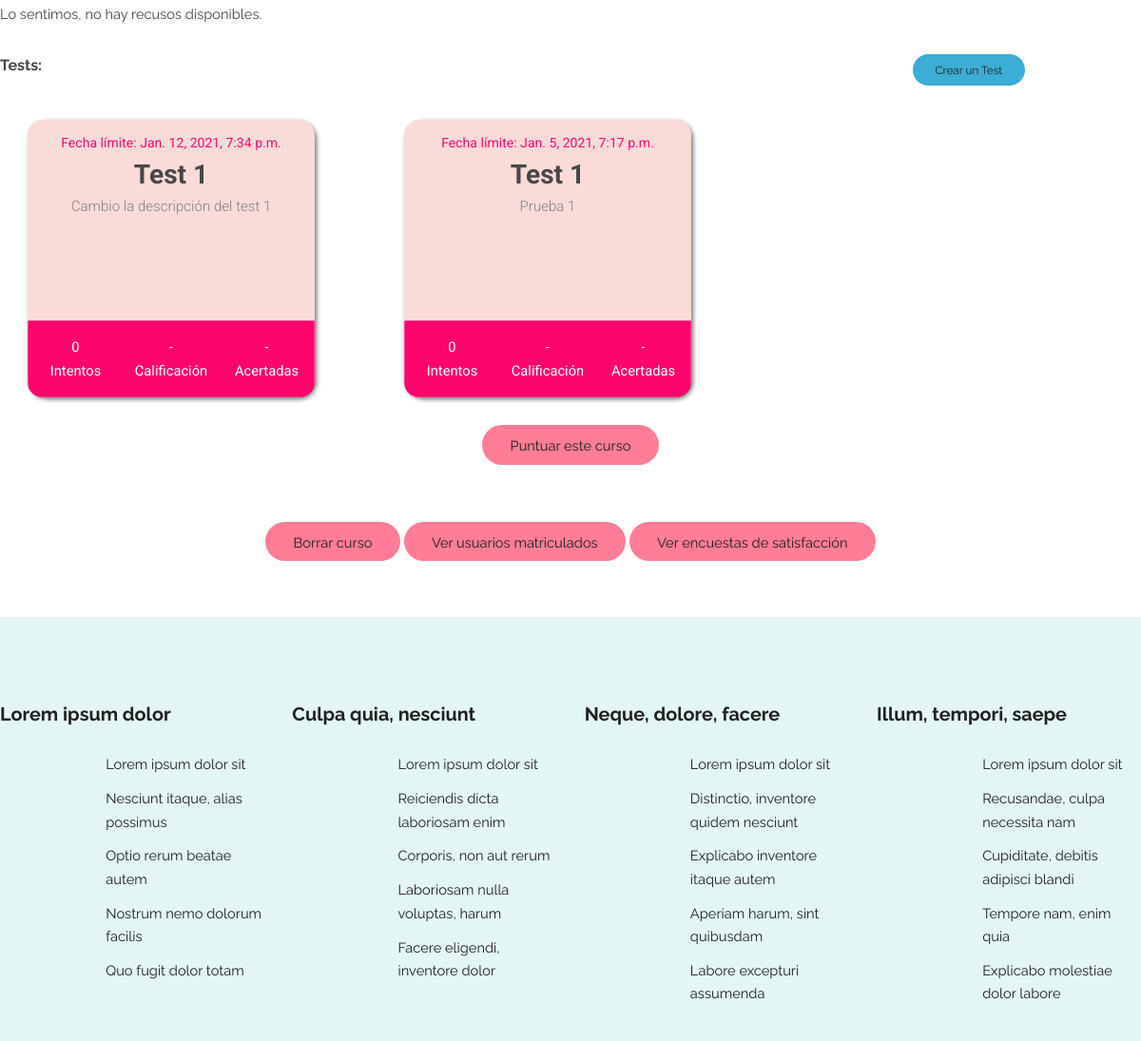
The app's page /courses/1/ (signed in, middle part), older data.
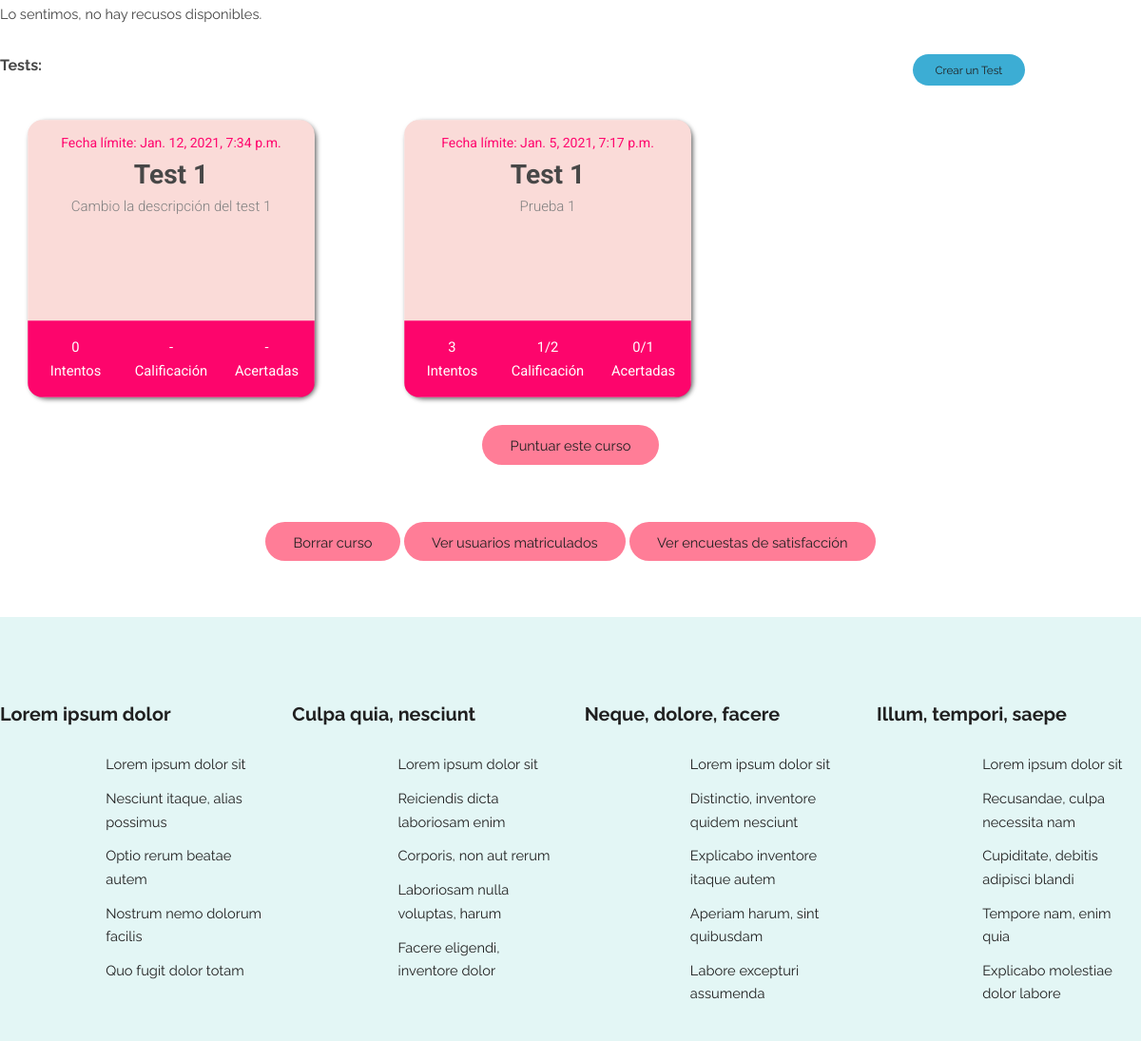
The same page, newer data.
### quiz/models.py (models this page shows, shortened)
class Quiz(models.Model):
    title = models.CharField(max_length=50)
    description = models.CharField(max_length=1000, blank=True, null=True)
    maximum_date = models.DateTimeField(verbose_name="Maximum Date", null=True, blank=True)
    repeatable = models.BooleanField()
    show_qualification = models.BooleanField(default=False)
    show_quiz = models.BooleanField(default=False)
    activity = models.ForeignKey(Activity, on_delete=models.CASCADE, null=True, blank=True)
    course = models.ForeignKey(Course, on_delete=models.CASCADE, null=True, blank=True)
    class Meta:
        constraints = [
            models.CheckConstraint(
                check = (
                    models.Q(activity__isnull = True, course__isnull = False)
                    |
                    models.Q(activity__isnull = False, course__isnull = True)
                ),
                name='Quiz_activityAndCourse_are_null_or_notnull'
            ),
        ]

### courses/views.py (the view)
# urls.py: path('<int:course_id>/', views.join, name='join'), # /courses/curso/1
@login_required
def join(request, course_id):
    course = get_object_or_404(Course, pk=course_id)
    success = False
    isOwner = is_owner(request.user, course.teacher)
    if request.user not in course.enrolled_users.all() and not isOwner :
        return inscription(request, course_id)
    forumListCourse = Forum.objects.filter(activityCourseType=COURSE, activityCourseFk=course.id)
    resourceListCourse = Resource.objects.filter(activityCourseType=COURSE, activityCourseFk=course.id)
    dic_test = {}
    if isOwner or request.user.is_superuser:
        quizListCourse = Quiz.objects.filter(course=course)
    else:
        quizListCourse = Quiz.objects.filter(course=course, show_quiz=True)
    for q in quizListCourse:
        qualifications = Qualification.objects.filter(quiz=q, user=request.user)
        attempts = qualifications.count()
        max_user_qualification = qualifications.order_by('-total_score').first()
        if max_user_qualification and q.show_qualification:
            list_questions = Question.objects.filter(quiz=q)
            max_qualification = 0
            for question in list_questions:
                max_qualification = max_qualification + Answer.objects.filter(correct=True, question=question).count() * question.question_score
            num_questions = list_questions.count()
            dic_test[q.id] = [
                str(attempts),
                str(max_user_qualification.total_score)+'/'+str(max_qualification),
                str(max_user_qualification.total_correct_questions)+'/'+str(num_questions)
            ]
        else:
            dic_test[q.id] = [str(attempts), None, None]
    show_de_enroll = False
    if request.user in course.enrolled_users.all():
        show_de_enroll = True
    show_review = False
    if Review.objects.all().filter(user=request.user, enrollable_id=course.id).count() <= 0:
        show_review = True
    context = {
        'course': course,
        'success': success,
        'usuario': request.user,
        'isOwner': isOwner,
        'show_de_enroll':show_de_enroll,
        'show_review' : show_review,
        'forumListCourse': forumListCourse,
        'resourceListCourse': resourceListCourse,
        'dic_test':dic_test,
        'quizListCourse': quizListCourse,
        'courseOrActivity': COURSE
    }
    return render(request, 'courses/curso.html', context)

### AprendeAyudando/templatetags/auth_extras.py (called while the page is built)
@register.filter(name='is_owner')
def is_owner(user, request_user):
    return True if user==request_user else False

@register.filter(name='get_item_from_index')
def get_list_items_card(list, quiz_id):
    return list[quiz_id]

### AprendeAyudando/templates/courses/curso.html (shortened to what the changed rows need)
{% extends "registration/base.html" %}
{% block style %}
    {% load static %}
    <link rel="stylesheet" type="text/css" href="{% static 'courses/style.css' %}">
{% endblock %}
{% block content %}
<section class="wrapper login">
    {% load auth_extras %}
    <div class="container 100%">
            <div class="quizElements">
                {% if quizListCourse %}
                        {% for quiz in quizListCourse %}
                            <a href="{% url 'quiz:startQuiz' quiz.id %}" class="quizElements">
                            <div class="card">
                                <div class="card-text">
                                    {% if quiz.maximum_date is not None %}
                                        <span class="date">Fecha límite: {{quiz.maximum_date}}</span>
                                    {% else %}
                                        <span class="date">Sin fecha límite</span>
                                    {% endif %}
                                    <h2 class="clearh2">{{ quiz.title }}</h2>
                                    <p>{{ quiz.description }}</p>
                                </div>
                                {% with list_info=dic_test|get_item_from_index:quiz.id %}
                                    <div class="card-stats">
                                        <div class="stat">
                                            <div class="value">{{list_info|get_item_from_index:0}}</div>
                                            <div class="type">Intentos</div>
                                        </div>
                                        <div class="stat border">
                                            <div class="value">
                                                {% if list_info|get_item_from_index:1 is None %}
                                                    -
                                                {% else %}
                                                    {{list_info|get_item_from_index:1}}
                                                {% endif %}
                                            </div>
                                            <div class="type">Calificación</div>
                                        </div>
                                        <div class="stat">
                                            <div class="value">
                                                {% if list_info|get_item_from_index:2 is None %}
                                                    -
                                                {% else %}
                                                    {{list_info|get_item_from_index:2}}
                                                {% endif %}
                                            </div>
                                            <div class="type">Acertadas</div>
                                        </div>
                                    </div>
                                {% endwith %}
                            </div>
                            </a>
                        {% endfor %}
                {% else %}
                    <p>Lo sentimos, no hay tests disponibles.</p>
                {% endif %}
            </div>
</section>
{% endblock %}

Row changes from the older to the newer data that the page shows:
changed Quiz "Prueba 1": show_quiz "0" → "3"; list_info (not shown) → "1/2"; list_info (not shown) → "0/1"; no longer shows "- -"
